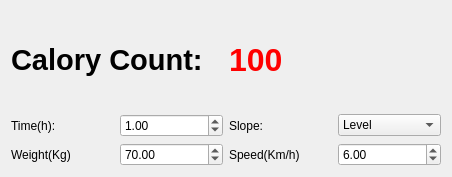
<?xml version="1.0" encoding="UTF-8"?>
<ui version="4.0">
 <class>Widget</class>
 <widget class="QWidget" name="Widget">
  <property name="geometry">
   <rect>
    <x>0</x>
    <y>0</y>
    <width>452</width>
    <height>177</height>
   </rect>
  </property>
  <property name="windowTitle">
   <string>Calory Counter</string>
  </property>
  <layout class="QVBoxLayout" name="verticalLayout">
   <item>
    <layout class="QHBoxLayout" name="horizontalLayout_7">
     <item>
      <widget class="QLabel" name="label">
       <property name="font">
        <font>
         <pointsize>22</pointsize>
         <bold>true</bold>
        </font>
       </property>
       <property name="text">
        <string>Calory Count: </string>
       </property>
      </widget>
     </item>
     <item>
      <widget class="QLabel" name="caloryCountLabel">
       <property name="font">
        <font>
         <pointsize>24</pointsize>
         <bold>true</bold>
        </font>
       </property>
       <property name="styleSheet">
        <string notr="true">color: red;</string>
       </property>
       <property name="text">
        <string>100</string>
       </property>
      </widget>
     </item>
    </layout>
   </item>
   <item>
    <layout class="QHBoxLayout" name="horizontalLayout_5">
     <item>
      <layout class="QHBoxLayout" name="horizontalLayout">
       <item>
        <widget class="QLabel" name="label_3">
         <property name="text">
          <string>Time(h): </string>
         </property>
        </widget>
       </item>
       <item>
        <widget class="QDoubleSpinBox" name="timeSpinBox">
         <property name="value">
          <double>1.000000000000000</double>
         </property>
        </widget>
       </item>
      </layout>
     </item>
     <item>
      <layout class="QHBoxLayout" name="horizontalLayout_2">
       <item>
        <widget class="QLabel" name="label_4">
         <property name="text">
          <string>Slope:</string>
         </property>
        </widget>
       </item>
       <item>
        <widget class="QComboBox" name="slopeComboBox">
         <item>
          <property name="text">
           <string>Level</string>
          </property>
         </item>
        </widget>
       </item>
      </layout>
     </item>
    </layout>
   </item>
   <item>
    <layout class="QHBoxLayout" name="horizontalLayout_6">
     <item>
      <layout class="QHBoxLayout" name="horizontalLayout_3">
       <item>
        <widget class="QLabel" name="label_5">
         <property name="text">
          <string>Weight(Kg)</string>
         </property>
        </widget>
       </item>
       <item>
        <widget class="QDoubleSpinBox" name="weightSpinBox">
         <property name="value">
          <double>70.000000000000000</double>
         </property>
        </widget>
       </item>
      </layout>
     </item>
     <item>
      <layout class="QHBoxLayout" name="horizontalLayout_4">
       <item>
        <widget class="QLabel" name="label_6">
         <property name="text">
          <string>Speed(Km/h)</string>
         </property>
        </widget>
       </item>
       <item>
        <widget class="QDoubleSpinBox" name="speedSpinBox">
         <property name="value">
          <double>6.000000000000000</double>
         </property>
        </widget>
       </item>
      </layout>
     </item>
    </layout>
   </item>
  </layout>
 </widget>
 <resources/>
 <connections/>
</ui>
